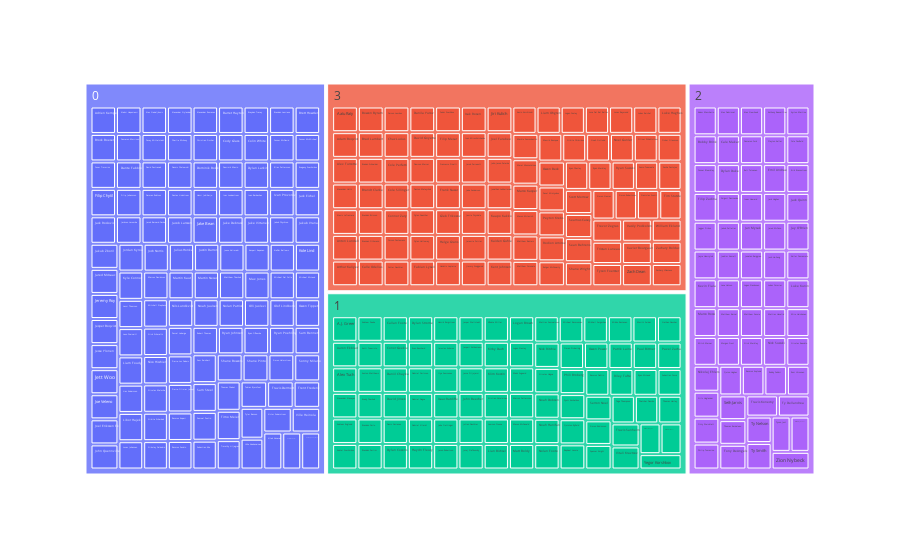

The cell this chart's notebook holds for it:
### Code cell
import plotly.express as px

print(X.columns)
print(X.head())

#visualize mappings via treemap
result_summary = pd.pivot_table(X, index=['label', 'player_name'],  aggfunc='count').reset_index().rename(columns={'draft_position':'count'})
result_treemap = result_summary
fig = px.treemap(result_treemap,path=['label', 'player_name'],values='count')
fig.show()

### Figure 1 — Plotly figure (JSON) as saved in the notebook; plotly's stock layout.template omitted (floating-point values rounded to 4 significant figures; data arrays with more than 128 entries replaced by an {"elided": "..."} marker saying what was removed)
{"data": [{"branchvalues": "total", "domain": {"x": [0, 1], "y": [0, 1]}, "hovertemplate": "labels=%{label}<br>count=%{value}<br>parent=%{parent}<br>id=%{id}<extra></extra>", "ids": {"elided": "406 str values"}, "labels": {"elided": "406 str values"}, "name": "", "parents": {"elided": "406 str values"}, "type": "treemap", "values": {"elided": "406 int values"}}], "layout": {"legend": {"tracegroupgap": 0}, "margin": {"t": 60}}}
